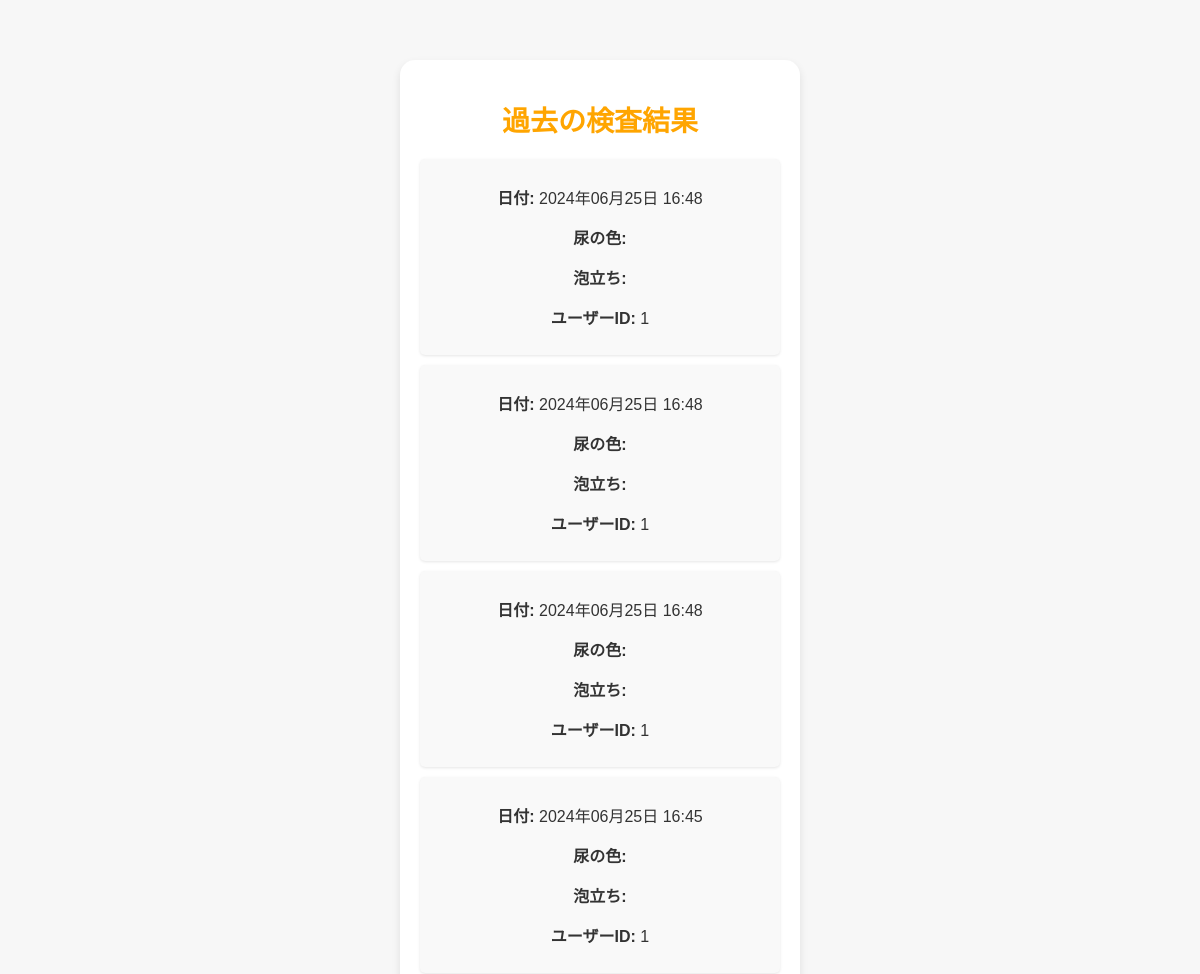
The app's page /history (signed in, upper part), older data.
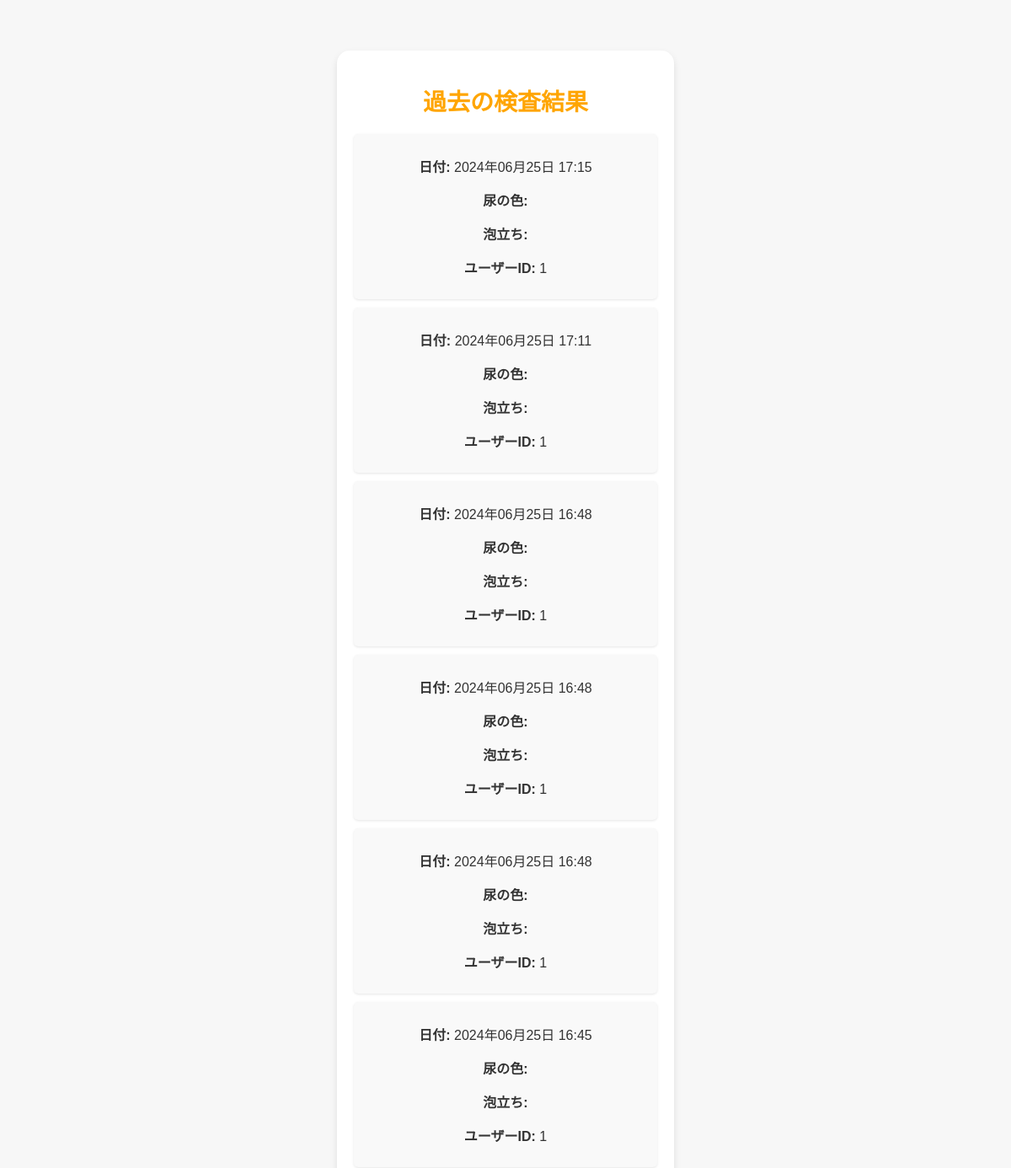
The same page, newer data.
### app.py (models this page shows)
class Result(db.Model):
    id = db.Column(db.Integer, primary_key=True)
    status = db.Column(db.String(20), nullable=False)
    date = db.Column(db.DateTime, nullable=False, default=datetime.utcnow)
    user_id = db.Column(db.Integer, db.ForeignKey('user.id'), nullable=False)

### app.py (the view)
@app.route('/history')
@login_required
def history():
    results = Result.query.filter_by(user_id=current_user.id).order_by(Result.date.desc()).all()
    return render_template('history.html', results=results)

### app.py (called while the page is built)
@login_manager.user_loader
def load_user(user_id):
    return User.query.get(int(user_id))

### templates/history.html (shortened to what this page needs)
{% extends "layout.html" %}
{% block content %}
    <h1>過去の検査結果</h1>
    <div id="result-list">
        {% for result in results %}
        <div class="result-item">
            <p><strong>日付:</strong> {{ result.date.strftime('%Y年%m月%d日 %H:%M') }}</p>
            <p><strong>尿の色:</strong> {{ result.color }}</p>
            <p><strong>泡立ち:</strong> {{ result.foam }}</p>
            <p><strong>ユーザーID:</strong> {{ result.user_id }}</p>
        </div>
        {% endfor %}
    </div>
{% endblock %}

### templates/layout.html (shortened to what this page needs)
<!DOCTYPE html>
<html lang="ja">
<head>
    <link href="{{ url_for('static', filename='styles.css') }}" rel="stylesheet">
    <link rel="stylesheet" href="https://cdnjs.cloudflare.com/ajax/libs/font-awesome/5.15.3/css/all.min.css">
</head>
<body>
    <div class="container">
        {% block content %}{% endblock %}
    </div>
</body>
</html>

### static/styles.css (style rules this page uses)
body { background-color: #f7f7f7; font-family: 'Helvetica', 'Arial', sans-serif; color: #333; margin: 0; padding-top: 60px; box-sizing: border-box; display: flex; justify-content: center; align-items: flex-start; height: 100vh; }
.container { background-color: #ffffff; padding: 20px; border-radius: 15px; box-shadow: 0 4px 8px rgba(0, 0, 0, 0.1); width: 90%; max-width: 400px; text-align: center; box-sizing: border-box; }
h1 { font-size: 28px; color: #ffa500; margin-bottom: 20px; }
.result-item { background-color: #f9f9f9; padding: 10px; margin-bottom: 10px; border-radius: 5px; box-shadow: 0 1px 3px rgba(0, 0, 0, 0.1); }

Row changes from the older to the newer data that the page shows:
added Result: date "2024年06月25日 17:15", user_id "1"
added Result: date "2024年06月25日 17:11", user_id "1"
